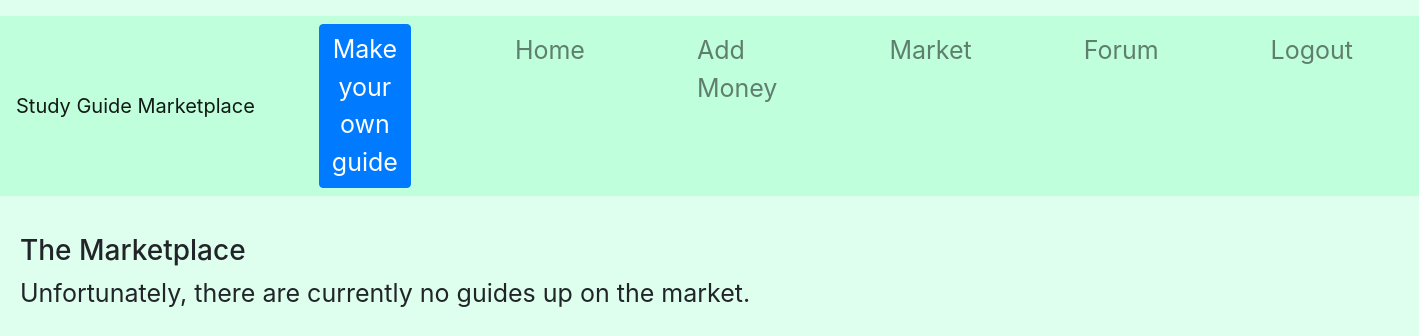
Before: /market (signed in) with the older database file.
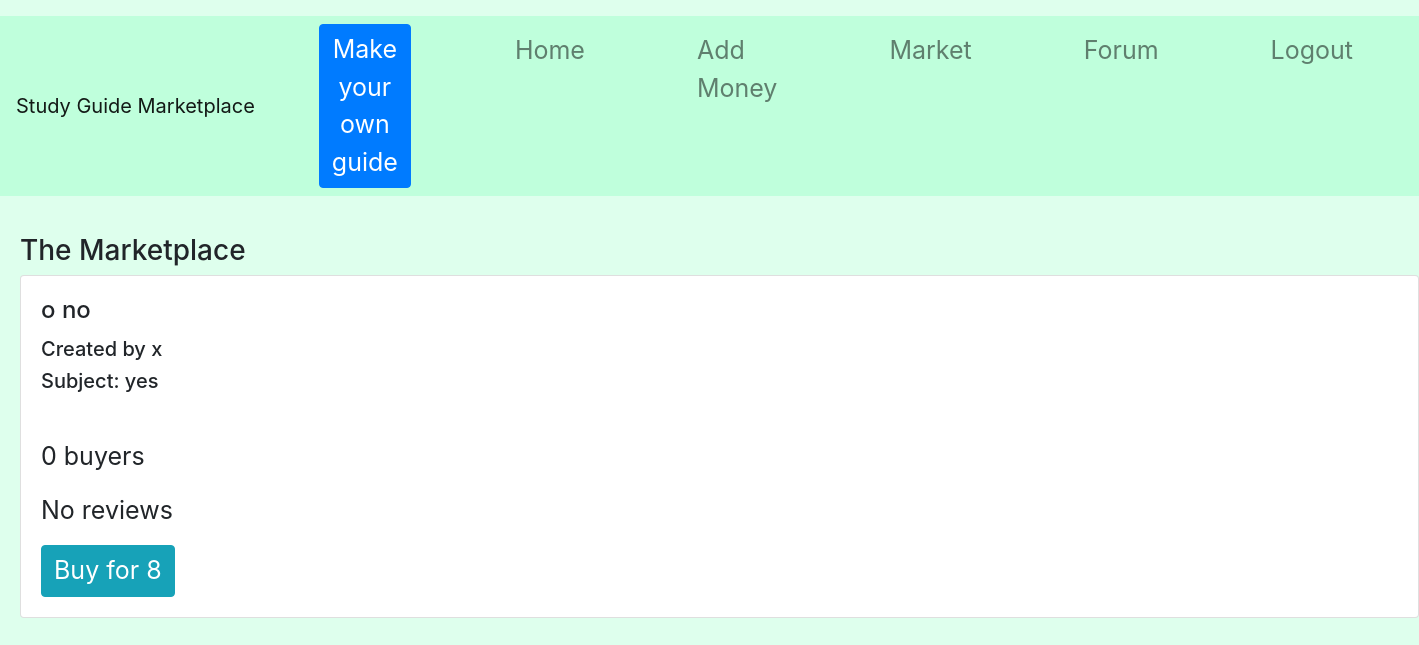
After: the same page with the newer database file.
### tables this page shows
CREATE TABLE guides(id INTEGER, user TEXT, name TEXT, rating REAL, cost INTEGER, buyers INTEGER, subject TEXT, guide TEXT, ratings INTEGER);

### app/__init__.py (the view)
    def login_check(*args, **kwargs):
        if 'username' not in session:
            return redirect(url_for("login"))
        return route_function(*args, **kwargs)

### app/__init__.py (called while the page is built)
def protected(route_function):
    def login_check(*args, **kwargs):
        if 'username' not in session:
            return redirect(url_for("login"))
        return route_function(*args, **kwargs)
    login_check.__name__ = route_function.__name__
    return login_check

@app.route("/market")
@protected
def market():
    return render_template("market.html", guides = ops.get_unguides(session['username']))

### app/utl/ops.py (called while the page is built)
def get_unguides(username):
    db = sqlite3.connect(DB_FILE)
    c = db.cursor()
    c.execute("SELECT * FROM guides WHERE user != ?;" , (username,))
    g = c.fetchall()
    ans = []
    for row in g:
        c.execute("SELECT * FROM buyers WHERE user = ? AND id = ?;" , (username,row[0]))
        if c.fetchone() is None:
            next = {}
            next["id"] = row[0]
            next["user"] = row[1]
            next["name"] = row[2]
            next["rating"] = row[3]
            next["cost"] = row[4]
            next["buyers"] = row[5]
            next["subject"] = row[6]
            next["guide"] = row[7]
            next["ratings"] = row[8]
            ans.append(next)
    return ans

### app/templates/market.html (shortened to what this page needs)
{% extends "base.html" %}
{% block body %}
  <br>
  <h3> The Marketplace </h3>
  {% if guides|length < 1 %}
    <p> Unfortunately, there are currently no guides up on the market. </p>
    {% else %}
        {% for guide in guides %}
          <div class="card">
            <div class="card-body">
              <h4 class="card-title">{{ guide["name"] }}</h4>
              <h5>Created by {{ guide["user"] }}</h5>
              <h5>Subject: {{ guide["subject"]}}</h5>
              <br>
              <p class="card-text">{{ guide["buyers"] }} buyers</p>
              {% if guide["ratings"] == 0 %}
                <p class="card-text">No reviews</p>
              {% else %}
                <p class="card-text">{{ guide["rating"] }} rating on {{ guide["ratings"] }} reviews</p>
              {% endif %}
              <a href={{"/buy/"+(guide["id"]|string)}} class="btn btn-info">Buy for {{ guide["cost"] }}</a><br>
        {% endfor %}
  {% endif %}
{% endblock %}

### app/templates/base.html (shortened to what this page needs)
<!DOCTYPE html>
<html>
  <head>
    <link rel="stylesheet" href="https://stackpath.bootstrapcdn.com/bootstrap/4.3.1/css/bootstrap.min.css">
    <link rel="stylesheet" type="text/css" href="../static/styles.css">
  </head>
  <body>
    <div class="main">
      {% block navbar %}
        <nav class="navbar navbar-expand-lg navbar-light">
          <a class="navbar-brand" href="#">Study Guide Marketplace</a>
          <div class="collapse navbar-collapse" id="navbarNavAltMarkup">
            <div class="navbar-nav">
              <a class="btn btn-primary mx-5" href="/create">Make your own guide</a>
              <a class="nav-item nav-link mx-5" href="/home">Home</a>
              <a class="nav-item nav-link mx-5" href="/coins">Add Money</a>
              <a class="nav-item nav-link mx-5" href="/market">Market</a>
              <a class="nav-item nav-link mx-5" href="/forum">Forum</a>
              <a class="nav-item nav-link mx-5"  href="/logout">Logout</a>
            </div>
          </div>
        </nav>
      {% endblock %}
      <div class="body-block">
      {% block body %}
      {% endblock %}
    </div>
    </div>
  </body>
</html>

### app/static/styles.css (style rules this page uses)
body { background-color: #deffed; font-size: 25px; }
.navbar { background: #bfffdc; }
.btn { font-size: 25px; }
.body-block { margin-left: 20px; }

Changed rows visible on the page:
added guides: name "o no", user "x", subject "yes", buyers "0", ratings "No reviews", cost "8"
Other visible differences:
text no longer shown: "Unfortunately, there are currently no guides up on the market."
